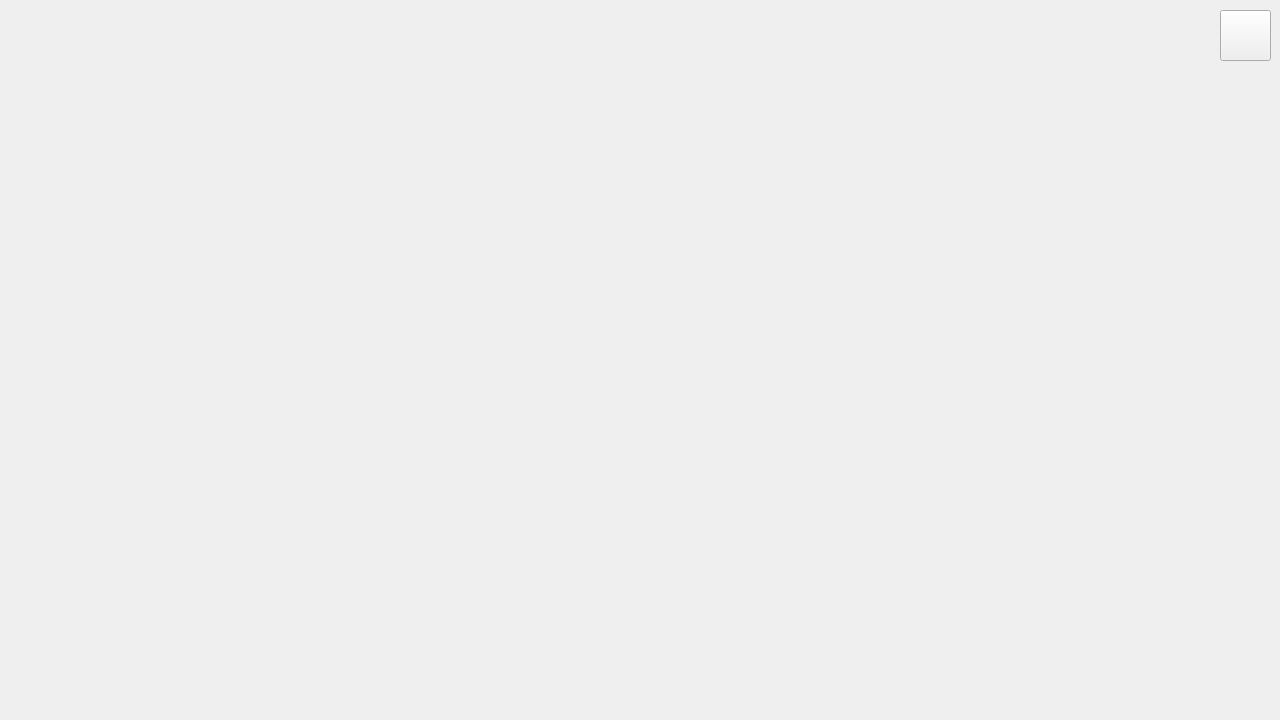
<?xml version="1.0" encoding="UTF-8"?>
<ui version="4.0">
 <class>GameLobby</class>
 <widget class="QWidget" name="GameLobby">
  <property name="geometry">
   <rect>
    <x>0</x>
    <y>0</y>
    <width>1280</width>
    <height>720</height>
   </rect>
  </property>
  <property name="maximumSize">
   <size>
    <width>1280</width>
    <height>720</height>
   </size>
  </property>
  <property name="baseSize">
   <size>
    <width>1280</width>
    <height>720</height>
   </size>
  </property>
  <property name="mouseTracking">
   <bool>false</bool>
  </property>
  <property name="windowTitle">
   <string>Form</string>
  </property>
  <widget class="QPushButton" name="closeButton">
   <property name="geometry">
    <rect>
     <x>1220</x>
     <y>10</y>
     <width>51</width>
     <height>51</height>
    </rect>
   </property>
   <property name="styleSheet">
    <string notr="true">border-image: url(:/close);</string>
   </property>
   <property name="text">
    <string/>
   </property>
   <property name="flat">
    <bool>false</bool>
   </property>
  </widget>
 </widget>
 <resources/>
 <connections/>
</ui>
